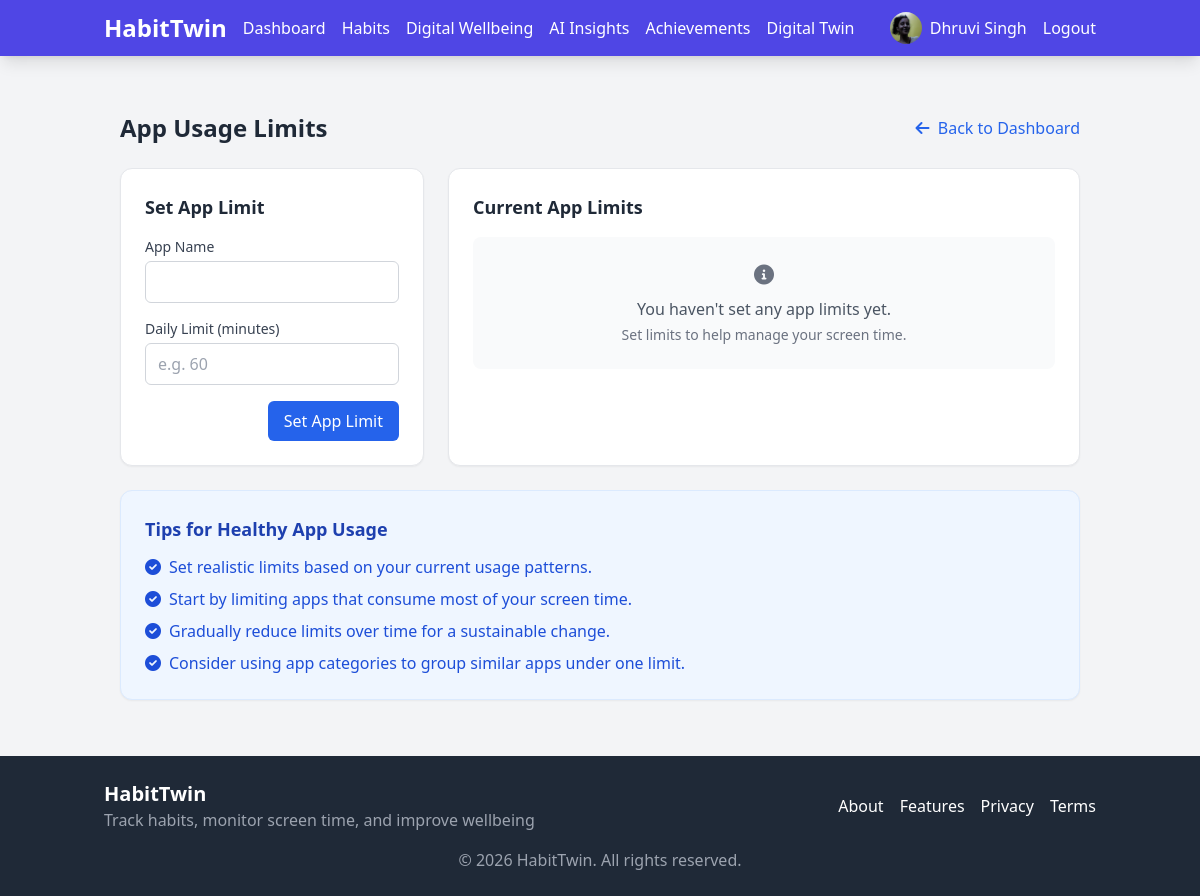
Page /wellbeing/app-limits (signed in) on the committed database.
### app/models.py (models this page shows, shortened)
class User(db.Model, UserMixin):
    id = db.Column(db.Integer, primary_key=True)
    username = db.Column(db.String(64), unique=True, nullable=False)
    email = db.Column(db.String(120), unique=True, nullable=False)
    password_hash = db.Column(db.String(128))
    full_name = db.Column(db.String(100))
    age = db.Column(db.Integer)
    hobbies = db.Column(db.Text)
    bio = db.Column(db.Text)
    profile_pic = db.Column(db.String(100), default='default.jpg')
    join_date = db.Column(db.DateTime, default=datetime.utcnow)
    habits = db.relationship('Habit', backref='user', lazy=True)
    habit_logs = db.relationship('HabitLog', backref='user', lazy=True)
    screen_time_logs = db.relationship('ScreenTimeLog', backref='user', lazy=True)
    achievements = db.relationship('UserAchievement', backref='user', lazy=True)
    app_limits = db.relationship('AppLimit', backref='user', lazy=True)
    detox_plans = db.relationship('DigitalDetoxPlan', backref='user', lazy=True)

### app/wellbeing/routes.py (the view, shortened to what this page needs)
@wellbeing.route('/wellbeing/app-limits', methods=['GET', 'POST'])
@login_required
def app_limits():
    form = AppLimitForm()
    existing_limits = AppLimit.query.filter_by(user_id=current_user.id).all()
    screen_time_logs = ScreenTimeLog.query.filter_by(user_id=current_user.id).all()
    app_usage = {}
    for log in screen_time_logs:
        if log.app_name in app_usage:
            app_usage[log.app_name] += log.usage_minutes
        else:
            app_usage[log.app_name] = log.usage_minutes
    top_apps = sorted(app_usage.items(), key=lambda x: x[1], reverse=True)
    return render_template(
        'wellbeing/app_limits.html',
        title='App Usage Limits',
        form=form,
        existing_limits=existing_limits,
        top_apps=top_apps[:10]  # Show top 10 apps for suggestions
    )

### app/wellbeing/forms.py
class AppLimitForm(FlaskForm):
    app_name = StringField('App Name', validators=[DataRequired()])
    daily_limit_minutes = IntegerField('Daily Limit (minutes)',
                                      validators=[DataRequired(), NumberRange(min=1)])
    submit = SubmitField('Set App Limit')

### app/templates/wellbeing/app_limits.html (shortened to what this page needs)
{% extends "base.html" %}
{% block content %}
<div class="container mx-auto px-4 py-8">
    <div class="flex justify-between items-center mb-6">
        <h1 class="text-2xl font-bold text-gray-800">App Usage Limits</h1>
        <a href="{{ url_for('wellbeing.digital_wellbeing') }}" class="text-blue-600 hover:text-blue-800">
            <i class="fas fa-arrow-left mr-1"></i> Back to Dashboard
        </a>
    </div>
    <div class="grid grid-cols-1 md:grid-cols-3 gap-6">
        <div class="bg-white rounded-xl shadow-sm border border-gray-200 p-6 md:col-span-1">
            <h2 class="text-lg font-semibold text-gray-800 mb-4">Set App Limit</h2>
            <form method="POST" action="{{ url_for('wellbeing.app_limits') }}">
                <div class="mb-4">
                    <label for="app_name" class="block text-sm font-medium text-gray-700 mb-1">App Name</label>
                    <div class="relative">
                        {{ form.app_name(class="w-full px-3 py-2 border border-gray-300 rounded-md focus:outline-none focus:ring-blue-500 focus:border-blue-500", list="app-suggestions") }}
                    </div>
                </div>
                <div class="mb-4">
                    <label for="daily_limit_minutes" class="block text-sm font-medium text-gray-700 mb-1">Daily Limit (minutes)</label>
                    {{ form.daily_limit_minutes(class="w-full px-3 py-2 border border-gray-300 rounded-md focus:outline-none focus:ring-blue-500 focus:border-blue-500", placeholder="e.g. 60") }}
                </div>
                <div class="flex justify-end">
                    {{ form.submit(class="px-4 py-2 bg-blue-600 text-white rounded-md hover:bg-blue-700 focus:outline-none focus:ring-2 focus:ring-blue-500 focus:ring-offset-2") }}
                </div>
            </form>
        </div>
        <div class="bg-white rounded-xl shadow-sm border border-gray-200 p-6 md:col-span-2">
            <h2 class="text-lg font-semibold text-gray-800 mb-4">Current App Limits</h2>
            {% if existing_limits %}
                <div class="overflow-x-auto">
                    <table class="min-w-full divide-y divide-gray-200">
                        <thead class="bg-gray-50">
                            <tr>
                                <th scope="col" class="px-6 py-3 text-left text-xs font-medium text-gray-500 uppercase tracking-wider">App</th>
                                <th scope="col" class="px-6 py-3 text-left text-xs font-medium text-gray-500 uppercase tracking-wider">Daily Limit</th>
                                <th scope="col" class="px-6 py-3 text-left text-xs font-medium text-gray-500 uppercase tracking-wider">Status</th>
                                <th scope="col" class="px-6 py-3 text-left text-xs font-medium text-gray-500 uppercase tracking-wider">Actions</th>
                            </tr>
                        </thead>
                        <tbody class="bg-white divide-y divide-gray-200">
                            {% for limit in existing_limits %}
                                <tr>
                                    <td class="px-6 py-4 whitespace-nowrap">
                                        <div class="text-sm font-medium text-gray-900">{{ limit.app_name }}</div>
                                    </td>
                                    <td class="px-6 py-4 whitespace-nowrap">
                                        <div class="text-sm text-gray-900">{{ limit.daily_limit_minutes }} minutes</div>
                                        <div class="text-xs text-gray-500">({{ (limit.daily_limit_minutes / 60)|round(1) }} hours)</div>
                                    </td>
                                    <td class="px-6 py-4 whitespace-nowrap">
                                        {% if limit.is_active %}
                                            <span class="px-2 inline-flex text-xs leading-5 font-semibold rounded-full bg-green-100 text-green-800">Active</span>
                                        {% else %}
                                            <span class="px-2 inline-flex text-xs leading-5 font-semibold rounded-full bg-gray-100 text-gray-800">Inactive</span>
                                        {% endif %}
                                    </td>
                                    <td class="px-6 py-4 whitespace-nowrap text-sm font-medium">
                                        <div class="flex space-x-2">
                                            <form method="POST" action="{{ url_for('wellbeing.toggle_app_limit', limit_id=limit.id) }}" class="inline">
                                                <button type="submit" class="text-indigo-600 hover:text-indigo-900">
                                                    {% if limit.is_active %}
                                                        <i class="fas fa-toggle-off" title="Deactivate"></i>
                                                    {% else %}
                                                        <i class="fas fa-toggle-on" title="Activate"></i>
                                                    {% endif %}
                                                </button>
                                            </form>
                                            <form method="POST" action="{{ url_for('wellbeing.delete_app_limit', limit_id=limit.id) }}" class="inline" onsubmit="return confirm('Are you sure you want to delete this app limit?');">
                                                <button type="submit" class="text-red-600 hover:text-red-900">
                                                    <i class="fas fa-trash" title="Delete"></i>
                                                </button>
                                            </form>
                                        </div>
                                    </td>
                                </tr>
                            {% endfor %}
                        </tbody>
                    </table>
                </div>
            {% else %}
                <div class="bg-gray-50 rounded-lg p-6 text-center">
                    <div class="text-gray-500 mb-2">
                        <i class="fas fa-info-circle text-xl"></i>
                    </div>
                    <p class="text-gray-600">You haven't set any app limits yet.</p>
                    <p class="text-sm text-gray-500 mt-1">Set limits to help manage your screen time.</p>
                </div>
            {% endif %}
        </div>
        <div class="bg-blue-50 rounded-xl shadow-sm border border-blue-100 p-6 md:col-span-3">
            <h2 class="text-lg font-semibold text-blue-800 mb-3">Tips for Healthy App Usage</h2>
            <ul class="space-y-2 text-blue-700">
                <li class="flex items-start">
                    <i class="fas fa-check-circle mt-1 mr-2"></i>
                    <span>Set realistic limits based on your current usage patterns.</span>
                </li>
                <li class="flex items-start">
                    <i class="fas fa-check-circle mt-1 mr-2"></i>
                    <span>Start by limiting apps that consume most of your screen time.</span>
                </li>
                <li class="flex items-start">
                    <i class="fas fa-check-circle mt-1 mr-2"></i>
                    <span>Gradually reduce limits over time for a sustainable change.</span>
                </li>
                <li class="flex items-start">
                    <i class="fas fa-check-circle mt-1 mr-2"></i>
                    <span>Consider using app categories to group similar apps under one limit.</span>
                </li>
            </ul>
        </div>
    </div>
</div>
{% endblock %}

### app/templates/base.html (shortened to what this page needs)
<!DOCTYPE html>
<html lang="en">
<head>
    <script src="https://cdn.tailwindcss.com"></script>
    <link rel="stylesheet" href="https://cdnjs.cloudflare.com/ajax/libs/font-awesome/6.0.0-beta3/css/all.min.css">
</head>
<body class="bg-gray-100 min-h-screen flex flex-col">
    <nav class="bg-indigo-600 text-white shadow-lg">
        <div class="container mx-auto px-4 py-3">
            <div class="flex justify-between items-center">
                <div class="flex items-center space-x-4">
                    <a href="{{ url_for('main.home') }}" class="text-2xl font-bold">HabitTwin</a>
                    {% if current_user.is_authenticated %}
                    <div class="hidden md:flex space-x-4">
                        <a href="{{ url_for('main.home') }}" class="hover:text-indigo-200">Dashboard</a>
                        <a href="{{ url_for('habits.view_habits') }}" class="hover:text-indigo-200">Habits</a>
                        <a href="{{ url_for('wellbeing.digital_wellbeing') }}" class="hover:text-indigo-200">Digital Wellbeing</a>
                        <a href="{{ url_for('insights.ai_insights') }}" class="hover:text-indigo-200">AI Insights</a>
                        <a href="{{ url_for('gamification.achievements') }}" class="hover:text-indigo-200">Achievements</a>
                        <a href="{{ url_for('chatbot.chatbot_page') }}" class="hover:text-indigo-200">Digital Twin</a>
                    </div>
                    {% endif %}
                </div>
                <div class="flex items-center space-x-4">
                    {% if current_user.is_authenticated %}
                        <a href="{{ url_for('profile.view_profile') }}" class="flex items-center hover:text-indigo-200">
                            <img src="{{ url_for('static', filename='img/profile/' + current_user.profile_pic) }}"
                                alt="Profile" class="w-8 h-8 rounded-full mr-2">
                            {{ current_user.username }}
                        </a>
                        <a href="{{ url_for('auth.logout') }}" class="hover:text-indigo-200">Logout</a>
                    {% else %}
                        <a href="{{ url_for('auth.login') }}" class="hover:text-indigo-200">Login</a>
                        <a href="{{ url_for('auth.register') }}" class="bg-white text-indigo-600 px-4 py-2 rounded-lg font-medium hover:bg-indigo-100">Register</a>
                    {% endif %}
                </div>
            </div>
        </div>
    </nav>
    <main class="container mx-auto px-4 py-6 flex-grow">
        {% block content %}{% endblock %}
    </main>
    <footer class="bg-gray-800 text-white py-6">
        <div class="container mx-auto px-4">
            <div class="flex flex-col md:flex-row justify-between items-center">
                <div class="mb-4 md:mb-0">
                    <h2 class="text-xl font-bold">HabitTwin</h2>
                    <p class="text-gray-400">Track habits, monitor screen time, and improve wellbeing</p>
                </div>
                <div class="flex space-x-4">
                    <a href="{{ url_for('main.about') }}" class="hover:text-indigo-300">About</a>
                    <a href="{{ url_for('main.features') }}" class="hover:text-indigo-300">Features</a>
                    <a href="#" class="hover:text-indigo-300">Privacy</a>
                    <a href="#" class="hover:text-indigo-300">Terms</a>
                </div>
            </div>
            <div class="mt-4 text-center text-gray-400">
                &copy; {{ now.year }} HabitTwin. All rights reserved.
            </div>
        </div>
    </footer>
</body>
</html>

### rows in the picture
User: profile_pic (picture), username "Dhruvi Singh"
